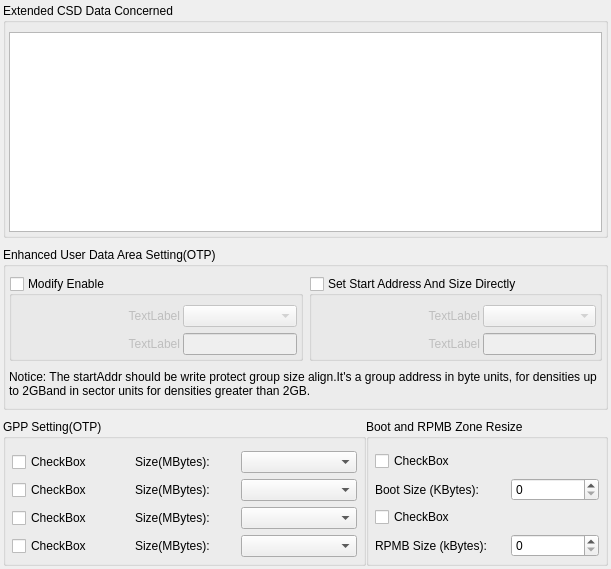
<?xml version="1.0" encoding="UTF-8"?>
<ui version="4.0">
 <class>AngKExtendCSD</class>
 <widget class="QWidget" name="AngKExtendCSD">
  <property name="geometry">
   <rect>
    <x>0</x>
    <y>0</y>
    <width>611</width>
    <height>557</height>
   </rect>
  </property>
  <property name="windowTitle">
   <string>AngKExtendCSD</string>
  </property>
  <layout class="QHBoxLayout" name="horizontalLayout_16">
   <property name="spacing">
    <number>0</number>
   </property>
   <property name="leftMargin">
    <number>0</number>
   </property>
   <property name="topMargin">
    <number>0</number>
   </property>
   <property name="rightMargin">
    <number>0</number>
   </property>
   <property name="bottomMargin">
    <number>0</number>
   </property>
   <item>
    <widget class="QWidget" name="backgroundWidget" native="true">
     <layout class="QVBoxLayout" name="verticalLayout_6">
      <property name="spacing">
       <number>9</number>
      </property>
      <property name="leftMargin">
       <number>3</number>
      </property>
      <property name="topMargin">
       <number>3</number>
      </property>
      <property name="rightMargin">
       <number>3</number>
      </property>
      <property name="bottomMargin">
       <number>3</number>
      </property>
      <item>
       <widget class="QGroupBox" name="groupBox">
        <property name="title">
         <string>Extended CSD Data Concerned</string>
        </property>
        <layout class="QHBoxLayout" name="horizontalLayout_17">
         <property name="spacing">
          <number>3</number>
         </property>
         <property name="leftMargin">
          <number>3</number>
         </property>
         <property name="topMargin">
          <number>9</number>
         </property>
         <property name="rightMargin">
          <number>3</number>
         </property>
         <property name="bottomMargin">
          <number>3</number>
         </property>
         <item>
          <widget class="AngKTableView" name="fileTableView">
           <property name="minimumSize">
            <size>
             <width>455</width>
             <height>200</height>
            </size>
           </property>
          </widget>
         </item>
        </layout>
       </widget>
      </item>
      <item>
       <widget class="QGroupBox" name="groupBox_2">
        <property name="title">
         <string>Enhanced User Data Area Setting(OTP)</string>
        </property>
        <layout class="QVBoxLayout" name="verticalLayout">
         <property name="spacing">
          <number>3</number>
         </property>
         <property name="leftMargin">
          <number>3</number>
         </property>
         <property name="topMargin">
          <number>9</number>
         </property>
         <property name="rightMargin">
          <number>3</number>
         </property>
         <property name="bottomMargin">
          <number>3</number>
         </property>
         <item>
          <widget class="QWidget" name="widget_4" native="true">
           <layout class="QHBoxLayout" name="horizontalLayout_18">
            <property name="leftMargin">
             <number>0</number>
            </property>
            <property name="topMargin">
             <number>0</number>
            </property>
            <property name="rightMargin">
             <number>0</number>
            </property>
            <property name="bottomMargin">
             <number>0</number>
            </property>
            <item>
             <widget class="QGroupBox" name="modifyGroup">
              <property name="title">
               <string>Modify Enable</string>
              </property>
              <property name="checkable">
               <bool>true</bool>
              </property>
              <property name="checked">
               <bool>false</bool>
              </property>
              <layout class="QVBoxLayout" name="verticalLayout_2">
               <property name="spacing">
                <number>0</number>
               </property>
               <property name="leftMargin">
                <number>0</number>
               </property>
               <property name="topMargin">
                <number>6</number>
               </property>
               <property name="rightMargin">
                <number>0</number>
               </property>
               <property name="bottomMargin">
                <number>0</number>
               </property>
               <item>
                <widget class="QWidget" name="widget_5" native="true">
                 <layout class="QHBoxLayout" name="horizontalLayout_3">
                  <property name="spacing">
                   <number>3</number>
                  </property>
                  <property name="leftMargin">
                   <number>3</number>
                  </property>
                  <property name="topMargin">
                   <number>3</number>
                  </property>
                  <property name="rightMargin">
                   <number>3</number>
                  </property>
                  <property name="bottomMargin">
                   <number>3</number>
                  </property>
                  <item>
                   <widget class="QLabel" name="startHexText">
                    <property name="minimumSize">
                     <size>
                      <width>165</width>
                      <height>20</height>
                     </size>
                    </property>
                    <property name="maximumSize">
                     <size>
                      <width>165</width>
                      <height>20</height>
                     </size>
                    </property>
                    <property name="text">
                     <string>TextLabel</string>
                    </property>
                    <property name="alignment">
                     <set>Qt::AlignRight|Qt::AlignTrailing|Qt::AlignVCenter</set>
                    </property>
                   </widget>
                  </item>
                  <item>
                   <widget class="QComboBox" name="startHexComboBox"/>
                  </item>
                 </layout>
                </widget>
               </item>
               <item>
                <widget class="QWidget" name="widget_7" native="true">
                 <layout class="QHBoxLayout" name="horizontalLayout_5">
                  <property name="spacing">
                   <number>3</number>
                  </property>
                  <property name="leftMargin">
                   <number>3</number>
                  </property>
                  <property name="topMargin">
                   <number>3</number>
                  </property>
                  <property name="rightMargin">
                   <number>3</number>
                  </property>
                  <property name="bottomMargin">
                   <number>3</number>
                  </property>
                  <item>
                   <widget class="QLabel" name="ENH_START_ADDR">
                    <property name="minimumSize">
                     <size>
                      <width>165</width>
                      <height>20</height>
                     </size>
                    </property>
                    <property name="maximumSize">
                     <size>
                      <width>165</width>
                      <height>20</height>
                     </size>
                    </property>
                    <property name="text">
                     <string>TextLabel</string>
                    </property>
                    <property name="alignment">
                     <set>Qt::AlignRight|Qt::AlignTrailing|Qt::AlignVCenter</set>
                    </property>
                   </widget>
                  </item>
                  <item>
                   <widget class="QLineEdit" name="ENH_START_ADDR_Edit"/>
                  </item>
                 </layout>
                </widget>
               </item>
              </layout>
             </widget>
            </item>
            <item>
             <widget class="QGroupBox" name="startaddrGroup">
              <property name="title">
               <string>Set Start Address And Size Directly</string>
              </property>
              <property name="checkable">
               <bool>true</bool>
              </property>
              <property name="checked">
               <bool>false</bool>
              </property>
              <layout class="QVBoxLayout" name="verticalLayout_3">
               <property name="spacing">
                <number>0</number>
               </property>
               <property name="leftMargin">
                <number>0</number>
               </property>
               <property name="topMargin">
                <number>6</number>
               </property>
               <property name="rightMargin">
                <number>0</number>
               </property>
               <property name="bottomMargin">
                <number>0</number>
               </property>
               <item>
                <widget class="QWidget" name="widget_6" native="true">
                 <layout class="QHBoxLayout" name="horizontalLayout_4">
                  <property name="spacing">
                   <number>3</number>
                  </property>
                  <property name="leftMargin">
                   <number>3</number>
                  </property>
                  <property name="topMargin">
                   <number>3</number>
                  </property>
                  <property name="rightMargin">
                   <number>3</number>
                  </property>
                  <property name="bottomMargin">
                   <number>3</number>
                  </property>
                  <item>
                   <widget class="QLabel" name="sizeMBytesText">
                    <property name="minimumSize">
                     <size>
                      <width>165</width>
                      <height>20</height>
                     </size>
                    </property>
                    <property name="maximumSize">
                     <size>
                      <width>165</width>
                      <height>20</height>
                     </size>
                    </property>
                    <property name="text">
                     <string>TextLabel</string>
                    </property>
                    <property name="alignment">
                     <set>Qt::AlignRight|Qt::AlignTrailing|Qt::AlignVCenter</set>
                    </property>
                   </widget>
                  </item>
                  <item>
                   <widget class="QComboBox" name="sizeMBytesComboBox"/>
                  </item>
                 </layout>
                </widget>
               </item>
               <item>
                <widget class="QWidget" name="widget_8" native="true">
                 <layout class="QHBoxLayout" name="horizontalLayout_6">
                  <property name="spacing">
                   <number>3</number>
                  </property>
                  <property name="leftMargin">
                   <number>3</number>
                  </property>
                  <property name="topMargin">
                   <number>3</number>
                  </property>
                  <property name="rightMargin">
                   <number>3</number>
                  </property>
                  <property name="bottomMargin">
                   <number>3</number>
                  </property>
                  <item>
                   <widget class="QLabel" name="ENH_SIZE_MULT">
                    <property name="minimumSize">
                     <size>
                      <width>165</width>
                      <height>20</height>
                     </size>
                    </property>
                    <property name="maximumSize">
                     <size>
                      <width>165</width>
                      <height>20</height>
                     </size>
                    </property>
                    <property name="text">
                     <string>TextLabel</string>
                    </property>
                    <property name="alignment">
                     <set>Qt::AlignRight|Qt::AlignTrailing|Qt::AlignVCenter</set>
                    </property>
                   </widget>
                  </item>
                  <item>
                   <widget class="QLineEdit" name="ENH_SIZE_MULT_Edit"/>
                  </item>
                 </layout>
                </widget>
               </item>
              </layout>
             </widget>
            </item>
           </layout>
          </widget>
         </item>
         <item>
          <widget class="QLabel" name="label_2">
           <property name="minimumSize">
            <size>
             <width>0</width>
             <height>40</height>
            </size>
           </property>
           <property name="maximumSize">
            <size>
             <width>16777215</width>
             <height>40</height>
            </size>
           </property>
           <property name="text">
            <string>Notice: The startAddr should be write protect group size align.It's a group address in byte units, for densities up to 2GBand in sector units for densities greater than 2GB.</string>
           </property>
           <property name="wordWrap">
            <bool>true</bool>
           </property>
          </widget>
         </item>
        </layout>
       </widget>
      </item>
      <item>
       <widget class="QWidget" name="widget" native="true">
        <layout class="QHBoxLayout" name="horizontalLayout_15" stretch="3,2">
         <property name="spacing">
          <number>0</number>
         </property>
         <property name="leftMargin">
          <number>0</number>
         </property>
         <property name="topMargin">
          <number>0</number>
         </property>
         <property name="rightMargin">
          <number>0</number>
         </property>
         <property name="bottomMargin">
          <number>0</number>
         </property>
         <item>
          <widget class="QGroupBox" name="groupBox_3">
           <property name="title">
            <string>GPP Setting(OTP)</string>
           </property>
           <layout class="QVBoxLayout" name="verticalLayout_4">
            <property name="spacing">
             <number>0</number>
            </property>
            <property name="leftMargin">
             <number>3</number>
            </property>
            <property name="topMargin">
             <number>9</number>
            </property>
            <property name="rightMargin">
             <number>3</number>
            </property>
            <property name="bottomMargin">
             <number>3</number>
            </property>
            <item>
             <widget class="QWidget" name="widget_9" native="true">
              <layout class="QHBoxLayout" name="horizontalLayout_7">
               <property name="leftMargin">
                <number>3</number>
               </property>
               <property name="topMargin">
                <number>3</number>
               </property>
               <property name="rightMargin">
                <number>3</number>
               </property>
               <property name="bottomMargin">
                <number>3</number>
               </property>
               <item>
                <widget class="QCheckBox" name="GPP1ModifyCheck">
                 <property name="text">
                  <string>CheckBox</string>
                 </property>
                </widget>
               </item>
               <item>
                <widget class="QLabel" name="label_7">
                 <property name="minimumSize">
                  <size>
                   <width>100</width>
                   <height>0</height>
                  </size>
                 </property>
                 <property name="maximumSize">
                  <size>
                   <width>100</width>
                   <height>16777215</height>
                  </size>
                 </property>
                 <property name="text">
                  <string>Size(MBytes):</string>
                 </property>
                </widget>
               </item>
               <item>
                <widget class="QComboBox" name="GPP1_ComboBox"/>
               </item>
              </layout>
             </widget>
            </item>
            <item>
             <widget class="QWidget" name="widget_10" native="true">
              <layout class="QHBoxLayout" name="horizontalLayout_8">
               <property name="leftMargin">
                <number>3</number>
               </property>
               <property name="topMargin">
                <number>3</number>
               </property>
               <property name="rightMargin">
                <number>3</number>
               </property>
               <property name="bottomMargin">
                <number>3</number>
               </property>
               <item>
                <widget class="QCheckBox" name="GPP2ModifyCheck">
                 <property name="text">
                  <string>CheckBox</string>
                 </property>
                </widget>
               </item>
               <item>
                <widget class="QLabel" name="label_8">
                 <property name="minimumSize">
                  <size>
                   <width>100</width>
                   <height>0</height>
                  </size>
                 </property>
                 <property name="maximumSize">
                  <size>
                   <width>100</width>
                   <height>16777215</height>
                  </size>
                 </property>
                 <property name="text">
                  <string>Size(MBytes):</string>
                 </property>
                </widget>
               </item>
               <item>
                <widget class="QComboBox" name="GPP2_ComboBox"/>
               </item>
              </layout>
             </widget>
            </item>
            <item>
             <widget class="QWidget" name="widget_11" native="true">
              <layout class="QHBoxLayout" name="horizontalLayout_9">
               <property name="leftMargin">
                <number>3</number>
               </property>
               <property name="topMargin">
                <number>3</number>
               </property>
               <property name="rightMargin">
                <number>3</number>
               </property>
               <property name="bottomMargin">
                <number>3</number>
               </property>
               <item>
                <widget class="QCheckBox" name="GPP3ModifyCheck">
                 <property name="text">
                  <string>CheckBox</string>
                 </property>
                </widget>
               </item>
               <item>
                <widget class="QLabel" name="label_9">
                 <property name="minimumSize">
                  <size>
                   <width>100</width>
                   <height>0</height>
                  </size>
                 </property>
                 <property name="maximumSize">
                  <size>
                   <width>100</width>
                   <height>16777215</height>
                  </size>
                 </property>
                 <property name="text">
                  <string>Size(MBytes):</string>
                 </property>
                </widget>
               </item>
               <item>
                <widget class="QComboBox" name="GPP3_ComboBox"/>
               </item>
              </layout>
             </widget>
            </item>
            <item>
             <widget class="QWidget" name="widget_12" native="true">
              <layout class="QHBoxLayout" name="horizontalLayout_10">
               <property name="leftMargin">
                <number>3</number>
               </property>
               <property name="topMargin">
                <number>3</number>
               </property>
               <property name="rightMargin">
                <number>3</number>
               </property>
               <property name="bottomMargin">
                <number>3</number>
               </property>
               <item>
                <widget class="QCheckBox" name="GPP4ModifyCheck">
                 <property name="text">
                  <string>CheckBox</string>
                 </property>
                </widget>
               </item>
               <item>
                <widget class="QLabel" name="label_10">
                 <property name="minimumSize">
                  <size>
                   <width>100</width>
                   <height>0</height>
                  </size>
                 </property>
                 <property name="maximumSize">
                  <size>
                   <width>100</width>
                   <height>16777215</height>
                  </size>
                 </property>
                 <property name="text">
                  <string>Size(MBytes):</string>
                 </property>
                </widget>
               </item>
               <item>
                <widget class="QComboBox" name="GPP4_ComboBox"/>
               </item>
              </layout>
             </widget>
            </item>
           </layout>
          </widget>
         </item>
         <item>
          <widget class="QGroupBox" name="groupBox_4">
           <property name="title">
            <string>Boot and RPMB Zone Resize</string>
           </property>
           <layout class="QVBoxLayout" name="verticalLayout_5">
            <property name="spacing">
             <number>0</number>
            </property>
            <property name="leftMargin">
             <number>3</number>
            </property>
            <property name="topMargin">
             <number>9</number>
            </property>
            <property name="rightMargin">
             <number>3</number>
            </property>
            <property name="bottomMargin">
             <number>3</number>
            </property>
            <item>
             <widget class="QWidget" name="widget_15" native="true">
              <layout class="QHBoxLayout" name="horizontalLayout_13">
               <property name="leftMargin">
                <number>3</number>
               </property>
               <property name="topMargin">
                <number>3</number>
               </property>
               <property name="rightMargin">
                <number>3</number>
               </property>
               <property name="bottomMargin">
                <number>3</number>
               </property>
               <item>
                <widget class="QCheckBox" name="BootResizeCheck">
                 <property name="text">
                  <string>CheckBox</string>
                 </property>
                </widget>
               </item>
               <item>
                <spacer name="horizontalSpacer">
                 <property name="orientation">
                  <enum>Qt::Horizontal</enum>
                 </property>
                 <property name="sizeHint" stdset="0">
                  <size>
                   <width>136</width>
                   <height>20</height>
                  </size>
                 </property>
                </spacer>
               </item>
              </layout>
             </widget>
            </item>
            <item>
             <widget class="QWidget" name="widget_13" native="true">
              <layout class="QHBoxLayout" name="horizontalLayout_11">
               <property name="leftMargin">
                <number>3</number>
               </property>
               <property name="topMargin">
                <number>3</number>
               </property>
               <property name="rightMargin">
                <number>3</number>
               </property>
               <property name="bottomMargin">
                <number>3</number>
               </property>
               <item>
                <widget class="QLabel" name="label_11">
                 <property name="minimumSize">
                  <size>
                   <width>130</width>
                   <height>0</height>
                  </size>
                 </property>
                 <property name="maximumSize">
                  <size>
                   <width>130</width>
                   <height>16777215</height>
                  </size>
                 </property>
                 <property name="text">
                  <string>Boot Size (KBytes):</string>
                 </property>
                </widget>
               </item>
               <item>
                <widget class="QSpinBox" name="Boot_SpinBox">
                 <property name="maximum">
                  <number>32640</number>
                 </property>
                 <property name="singleStep">
                  <number>128</number>
                 </property>
                 <property name="stepType">
                  <enum>QAbstractSpinBox::DefaultStepType</enum>
                 </property>
                </widget>
               </item>
              </layout>
             </widget>
            </item>
            <item>
             <widget class="QWidget" name="widget_16" native="true">
              <layout class="QHBoxLayout" name="horizontalLayout_14">
               <property name="leftMargin">
                <number>3</number>
               </property>
               <property name="topMargin">
                <number>3</number>
               </property>
               <property name="rightMargin">
                <number>3</number>
               </property>
               <property name="bottomMargin">
                <number>3</number>
               </property>
               <item>
                <widget class="QCheckBox" name="RPMBResizeCheck">
                 <property name="text">
                  <string>CheckBox</string>
                 </property>
                </widget>
               </item>
               <item>
                <spacer name="horizontalSpacer_2">
                 <property name="orientation">
                  <enum>Qt::Horizontal</enum>
                 </property>
                 <property name="sizeHint" stdset="0">
                  <size>
                   <width>136</width>
                   <height>20</height>
                  </size>
                 </property>
                </spacer>
               </item>
              </layout>
             </widget>
            </item>
            <item>
             <widget class="QWidget" name="widget_14" native="true">
              <layout class="QHBoxLayout" name="horizontalLayout_12">
               <property name="leftMargin">
                <number>3</number>
               </property>
               <property name="topMargin">
                <number>3</number>
               </property>
               <property name="rightMargin">
                <number>3</number>
               </property>
               <property name="bottomMargin">
                <number>3</number>
               </property>
               <item>
                <widget class="QLabel" name="label_12">
                 <property name="minimumSize">
                  <size>
                   <width>130</width>
                   <height>0</height>
                  </size>
                 </property>
                 <property name="maximumSize">
                  <size>
                   <width>130</width>
                   <height>16777215</height>
                  </size>
                 </property>
                 <property name="text">
                  <string>RPMB Size (kBytes):</string>
                 </property>
                </widget>
               </item>
               <item>
                <widget class="QSpinBox" name="RPMB_SpinBox">
                 <property name="maximum">
                  <number>32640</number>
                 </property>
                 <property name="singleStep">
                  <number>128</number>
                 </property>
                </widget>
               </item>
              </layout>
             </widget>
            </item>
           </layout>
          </widget>
         </item>
        </layout>
       </widget>
      </item>
     </layout>
    </widget>
   </item>
  </layout>
 </widget>
 <layoutdefault spacing="6" margin="11"/>
 <customwidgets>
  <customwidget>
   <class>AngKTableView</class>
   <extends>QTableView</extends>
   <header>angktableview.h</header>
  </customwidget>
 </customwidgets>
 <resources/>
 <connections/>
</ui>
